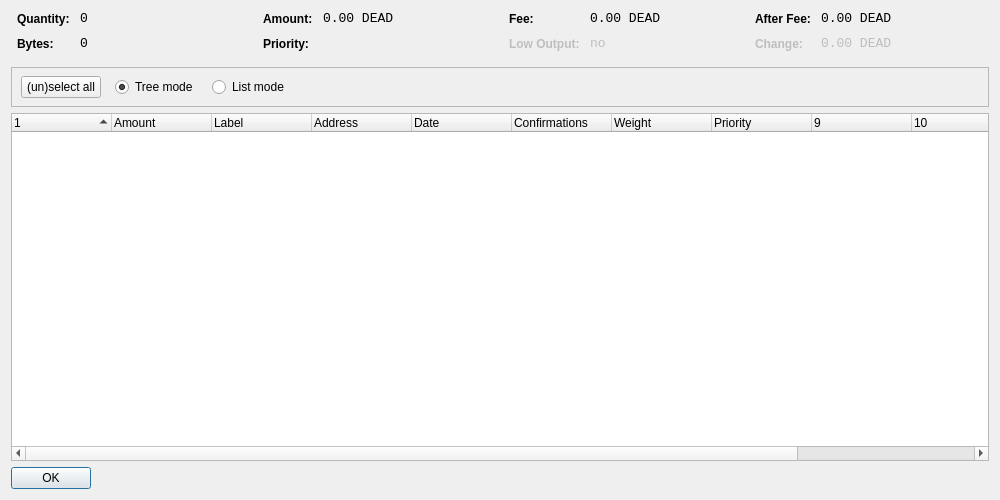
<?xml version="1.0" encoding="UTF-8"?>
<ui version="4.0">
 <class>CoinControlDialog</class>
 <widget class="QWidget" name="CoinControlDialog">
  <property name="geometry">
   <rect>
    <x>0</x>
    <y>0</y>
    <width>1000</width>
    <height>500</height>
   </rect>
  </property>
  <property name="windowTitle">
   <string>Coin Control</string>
  </property>
  <layout class="QVBoxLayout" name="verticalLayout">
   <item>
    <layout class="QHBoxLayout" name="horizontalLayoutTop" stretch="0,0,0,0">
     <property name="topMargin">
      <number>0</number>
     </property>
     <property name="bottomMargin">
      <number>10</number>
     </property>
     <item>
      <layout class="QFormLayout" name="formLayoutCoinControl1">
       <property name="horizontalSpacing">
        <number>10</number>
       </property>
       <property name="verticalSpacing">
        <number>10</number>
       </property>
       <property name="leftMargin">
        <number>6</number>
       </property>
       <property name="rightMargin">
        <number>6</number>
       </property>
       <item row="0" column="0">
        <widget class="QLabel" name="labelCoinControlQuantityText">
         <property name="styleSheet">
          <string notr="true">font-weight:bold;</string>
         </property>
         <property name="text">
          <string>Quantity:</string>
         </property>
        </widget>
       </item>
       <item row="0" column="1">
        <widget class="QLabel" name="labelCoinControlQuantity">
         <property name="font">
          <font>
           <family>Monospace</family>
           <pointsize>10</pointsize>
          </font>
         </property>
         <property name="cursor">
          <cursorShape>IBeamCursor</cursorShape>
         </property>
         <property name="contextMenuPolicy">
          <enum>Qt::ActionsContextMenu</enum>
         </property>
         <property name="text">
          <string notr="true">0</string>
         </property>
         <property name="textInteractionFlags">
          <set>Qt::LinksAccessibleByMouse|Qt::TextSelectableByKeyboard|Qt::TextSelectableByMouse</set>
         </property>
        </widget>
       </item>
       <item row="1" column="0">
        <widget class="QLabel" name="labelCoinControlBytesText">
         <property name="styleSheet">
          <string notr="true">font-weight:bold;</string>
         </property>
         <property name="text">
          <string>Bytes:</string>
         </property>
        </widget>
       </item>
       <item row="1" column="1">
        <widget class="QLabel" name="labelCoinControlBytes">
         <property name="font">
          <font>
           <family>Monospace</family>
           <pointsize>10</pointsize>
          </font>
         </property>
         <property name="cursor">
          <cursorShape>IBeamCursor</cursorShape>
         </property>
         <property name="contextMenuPolicy">
          <enum>Qt::ActionsContextMenu</enum>
         </property>
         <property name="text">
          <string notr="true">0</string>
         </property>
         <property name="textInteractionFlags">
          <set>Qt::LinksAccessibleByMouse|Qt::TextSelectableByKeyboard|Qt::TextSelectableByMouse</set>
         </property>
        </widget>
       </item>
      </layout>
     </item>
     <item>
      <layout class="QFormLayout" name="formLayoutCoinControl2">
       <property name="horizontalSpacing">
        <number>10</number>
       </property>
       <property name="verticalSpacing">
        <number>10</number>
       </property>
       <property name="leftMargin">
        <number>6</number>
       </property>
       <property name="rightMargin">
        <number>6</number>
       </property>
       <item row="0" column="0">
        <widget class="QLabel" name="labelCoinControlAmountText">
         <property name="styleSheet">
          <string notr="true">font-weight:bold;</string>
         </property>
         <property name="text">
          <string>Amount:</string>
         </property>
        </widget>
       </item>
       <item row="0" column="1">
        <widget class="QLabel" name="labelCoinControlAmount">
         <property name="font">
          <font>
           <family>Monospace</family>
           <pointsize>10</pointsize>
          </font>
         </property>
         <property name="cursor">
          <cursorShape>IBeamCursor</cursorShape>
         </property>
         <property name="contextMenuPolicy">
          <enum>Qt::ActionsContextMenu</enum>
         </property>
         <property name="text">
          <string notr="true">0.00 DEAD</string>
         </property>
         <property name="textInteractionFlags">
          <set>Qt::LinksAccessibleByMouse|Qt::TextSelectableByKeyboard|Qt::TextSelectableByMouse</set>
         </property>
        </widget>
       </item>
       <item row="1" column="0">
        <widget class="QLabel" name="labelCoinControlPriorityText">
         <property name="styleSheet">
          <string notr="true">font-weight:bold;</string>
         </property>
         <property name="text">
          <string>Priority:</string>
         </property>
        </widget>
       </item>
       <item row="1" column="1">
        <widget class="QLabel" name="labelCoinControlPriority">
         <property name="font">
          <font>
           <family>Monospace</family>
           <pointsize>10</pointsize>
          </font>
         </property>
         <property name="cursor">
          <cursorShape>IBeamCursor</cursorShape>
         </property>
         <property name="contextMenuPolicy">
          <enum>Qt::ActionsContextMenu</enum>
         </property>
         <property name="text">
          <string/>
         </property>
         <property name="textInteractionFlags">
          <set>Qt::LinksAccessibleByMouse|Qt::TextSelectableByKeyboard|Qt::TextSelectableByMouse</set>
         </property>
        </widget>
       </item>
      </layout>
     </item>
     <item>
      <layout class="QFormLayout" name="formLayoutCoinControl3">
       <property name="horizontalSpacing">
        <number>10</number>
       </property>
       <property name="verticalSpacing">
        <number>10</number>
       </property>
       <property name="leftMargin">
        <number>6</number>
       </property>
       <property name="rightMargin">
        <number>6</number>
       </property>
       <item row="0" column="0">
        <widget class="QLabel" name="labelCoinControlFeeText">
         <property name="styleSheet">
          <string notr="true">font-weight:bold;</string>
         </property>
         <property name="text">
          <string>Fee:</string>
         </property>
        </widget>
       </item>
       <item row="0" column="1">
        <widget class="QLabel" name="labelCoinControlFee">
         <property name="font">
          <font>
           <family>Monospace</family>
           <pointsize>10</pointsize>
          </font>
         </property>
         <property name="cursor">
          <cursorShape>IBeamCursor</cursorShape>
         </property>
         <property name="contextMenuPolicy">
          <enum>Qt::ActionsContextMenu</enum>
         </property>
         <property name="text">
          <string notr="true">0.00 DEAD</string>
         </property>
         <property name="textInteractionFlags">
          <set>Qt::LinksAccessibleByMouse|Qt::TextSelectableByKeyboard|Qt::TextSelectableByMouse</set>
         </property>
        </widget>
       </item>
       <item row="1" column="0">
        <widget class="QLabel" name="labelCoinControlLowOutputText">
         <property name="enabled">
          <bool>false</bool>
         </property>
         <property name="styleSheet">
          <string notr="true">font-weight:bold;</string>
         </property>
         <property name="text">
          <string>Low Output:</string>
         </property>
        </widget>
       </item>
       <item row="1" column="1">
        <widget class="QLabel" name="labelCoinControlLowOutput">
         <property name="enabled">
          <bool>false</bool>
         </property>
         <property name="font">
          <font>
           <family>Monospace</family>
           <pointsize>10</pointsize>
          </font>
         </property>
         <property name="cursor">
          <cursorShape>IBeamCursor</cursorShape>
         </property>
         <property name="contextMenuPolicy">
          <enum>Qt::ActionsContextMenu</enum>
         </property>
         <property name="text">
          <string>no</string>
         </property>
         <property name="textInteractionFlags">
          <set>Qt::LinksAccessibleByMouse|Qt::TextSelectableByKeyboard|Qt::TextSelectableByMouse</set>
         </property>
        </widget>
       </item>
      </layout>
     </item>
     <item>
      <layout class="QFormLayout" name="formLayoutCoinControl4">
       <property name="horizontalSpacing">
        <number>10</number>
       </property>
       <property name="verticalSpacing">
        <number>10</number>
       </property>
       <property name="leftMargin">
        <number>6</number>
       </property>
       <property name="rightMargin">
        <number>6</number>
       </property>
       <item row="0" column="0">
        <widget class="QLabel" name="labelCoinControlAfterFeeText">
         <property name="styleSheet">
          <string notr="true">font-weight:bold;</string>
         </property>
         <property name="text">
          <string>After Fee:</string>
         </property>
        </widget>
       </item>
       <item row="0" column="1">
        <widget class="QLabel" name="labelCoinControlAfterFee">
         <property name="font">
          <font>
           <family>Monospace</family>
           <pointsize>10</pointsize>
          </font>
         </property>
         <property name="cursor">
          <cursorShape>IBeamCursor</cursorShape>
         </property>
         <property name="contextMenuPolicy">
          <enum>Qt::ActionsContextMenu</enum>
         </property>
         <property name="text">
          <string notr="true">0.00 DEAD</string>
         </property>
         <property name="textInteractionFlags">
          <set>Qt::LinksAccessibleByMouse|Qt::TextSelectableByKeyboard|Qt::TextSelectableByMouse</set>
         </property>
        </widget>
       </item>
       <item row="1" column="0">
        <widget class="QLabel" name="labelCoinControlChangeText">
         <property name="enabled">
          <bool>false</bool>
         </property>
         <property name="styleSheet">
          <string notr="true">font-weight:bold;</string>
         </property>
         <property name="text">
          <string>Change:</string>
         </property>
        </widget>
       </item>
       <item row="1" column="1">
        <widget class="QLabel" name="labelCoinControlChange">
         <property name="enabled">
          <bool>false</bool>
         </property>
         <property name="font">
          <font>
           <family>Monospace</family>
           <pointsize>10</pointsize>
          </font>
         </property>
         <property name="cursor">
          <cursorShape>IBeamCursor</cursorShape>
         </property>
         <property name="contextMenuPolicy">
          <enum>Qt::ActionsContextMenu</enum>
         </property>
         <property name="text">
          <string notr="true">0.00 DEAD</string>
         </property>
         <property name="textInteractionFlags">
          <set>Qt::LinksAccessibleByMouse|Qt::TextSelectableByKeyboard|Qt::TextSelectableByMouse</set>
         </property>
        </widget>
       </item>
      </layout>
     </item>
    </layout>
   </item>
   <item>
    <widget class="QFrame" name="frame">
     <property name="minimumSize">
      <size>
       <width>0</width>
       <height>40</height>
      </size>
     </property>
     <property name="frameShape">
      <enum>QFrame::StyledPanel</enum>
     </property>
     <property name="frameShadow">
      <enum>QFrame::Sunken</enum>
     </property>
     <widget class="QWidget" name="horizontalLayoutWidget">
      <property name="geometry">
       <rect>
        <x>10</x>
        <y>0</y>
        <width>781</width>
        <height>41</height>
       </rect>
      </property>
      <layout class="QHBoxLayout" name="horizontalLayoutPanel" stretch="0,0,0,0">
       <property name="spacing">
        <number>14</number>
       </property>
       <item>
        <widget class="QPushButton" name="pushButtonSelectAll">
         <property name="sizePolicy">
          <sizepolicy hsizetype="Maximum" vsizetype="Fixed">
           <horstretch>0</horstretch>
           <verstretch>0</verstretch>
          </sizepolicy>
         </property>
         <property name="text">
          <string>(un)select all</string>
         </property>
        </widget>
       </item>
       <item>
        <widget class="QRadioButton" name="radioTreeMode">
         <property name="sizePolicy">
          <sizepolicy hsizetype="Maximum" vsizetype="Fixed">
           <horstretch>0</horstretch>
           <verstretch>0</verstretch>
          </sizepolicy>
         </property>
         <property name="text">
          <string>Tree mode</string>
         </property>
         <property name="checked">
          <bool>true</bool>
         </property>
        </widget>
       </item>
       <item>
        <widget class="QRadioButton" name="radioListMode">
         <property name="sizePolicy">
          <sizepolicy hsizetype="Maximum" vsizetype="Fixed">
           <horstretch>0</horstretch>
           <verstretch>0</verstretch>
          </sizepolicy>
         </property>
         <property name="text">
          <string>List mode</string>
         </property>
        </widget>
       </item>
       <item>
        <spacer name="horizontalSpacer">
         <property name="orientation">
          <enum>Qt::Horizontal</enum>
         </property>
         <property name="sizeHint" stdset="0">
          <size>
           <width>40</width>
           <height>20</height>
          </size>
         </property>
        </spacer>
       </item>
      </layout>
     </widget>
    </widget>
   </item>
   <item>
    <widget class="CoinControlTreeWidget" name="treeWidget">
     <property name="contextMenuPolicy">
      <enum>Qt::CustomContextMenu</enum>
     </property>
     <property name="sortingEnabled">
      <bool>false</bool>
     </property>
     <property name="columnCount">
      <number>12</number>
     </property>
     <attribute name="headerShowSortIndicator" stdset="0">
      <bool>true</bool>
     </attribute>
     <attribute name="headerStretchLastSection">
      <bool>false</bool>
     </attribute>
     <column>
      <property name="text">
       <string/>
      </property>
     </column>
     <column>
      <property name="text">
       <string>Amount</string>
      </property>
     </column>
     <column>
      <property name="text">
       <string>Label</string>
      </property>
     </column>
     <column>
      <property name="text">
       <string>Address</string>
      </property>
     </column>
     <column>
      <property name="text">
       <string>Date</string>
      </property>
     </column>
     <column>
      <property name="text">
       <string>Confirmations</string>
      </property>
      <property name="toolTip">
       <string>Confirmed</string>
      </property>
     </column>
     <column>
      <property name="text">
       <string>Weight</string>
      </property>
     </column>
     <column>
      <property name="text">
       <string>Priority</string>
      </property>
     </column>
     <column>
      <property name="text">
       <string/>
      </property>
     </column>
     <column>
      <property name="text">
       <string/>
      </property>
     </column>
     <column>
      <property name="text">
       <string/>
      </property>
     </column>
     <column>
      <property name="text">
       <string/>
      </property>
     </column>
    </widget>
   </item>
   <item>
    <widget class="QDialogButtonBox" name="buttonBox">
     <property name="sizePolicy">
      <sizepolicy hsizetype="Maximum" vsizetype="Fixed">
       <horstretch>0</horstretch>
       <verstretch>0</verstretch>
      </sizepolicy>
     </property>
     <property name="orientation">
      <enum>Qt::Horizontal</enum>
     </property>
     <property name="standardButtons">
      <set>QDialogButtonBox::Ok</set>
     </property>
    </widget>
   </item>
  </layout>
 </widget>
 <customwidgets>
  <customwidget>
   <class>CoinControlTreeWidget</class>
   <extends>QTreeWidget</extends>
   <header>coincontroltreewidget.h</header>
  </customwidget>
 </customwidgets>
 <resources/>
 <connections/>
</ui>
